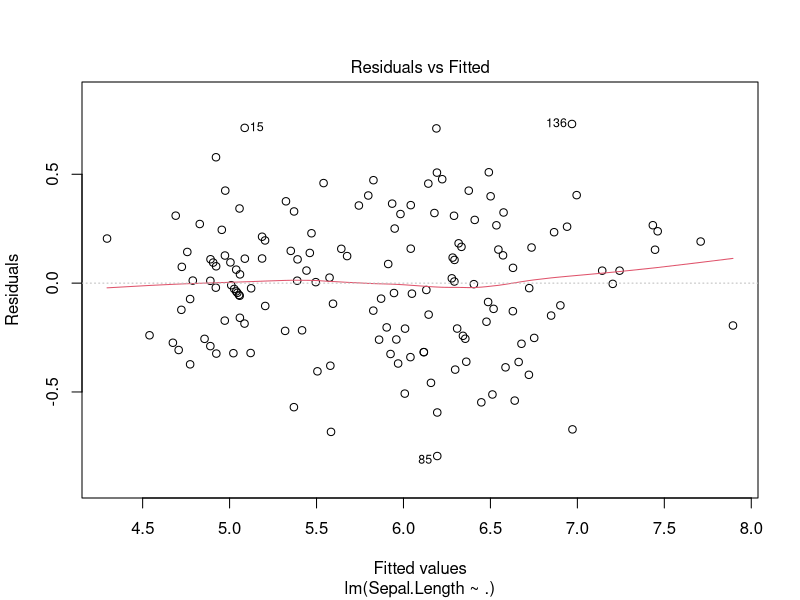
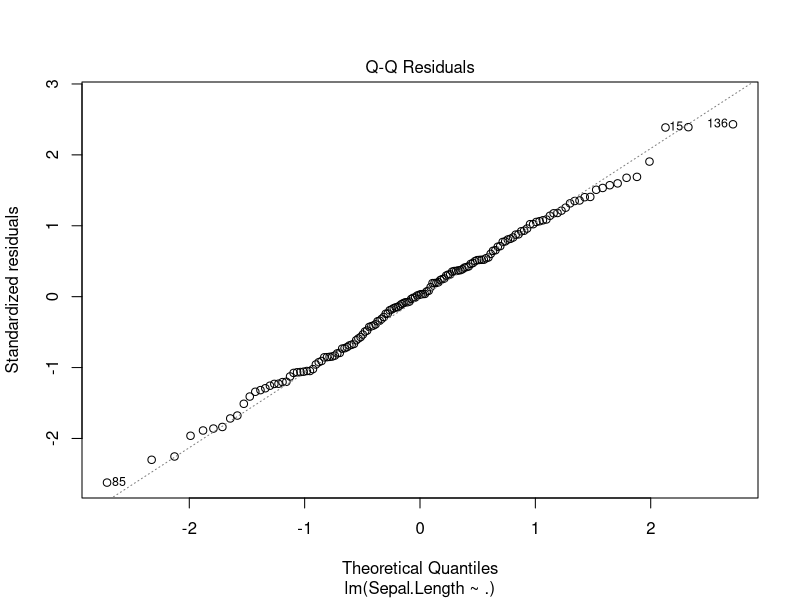
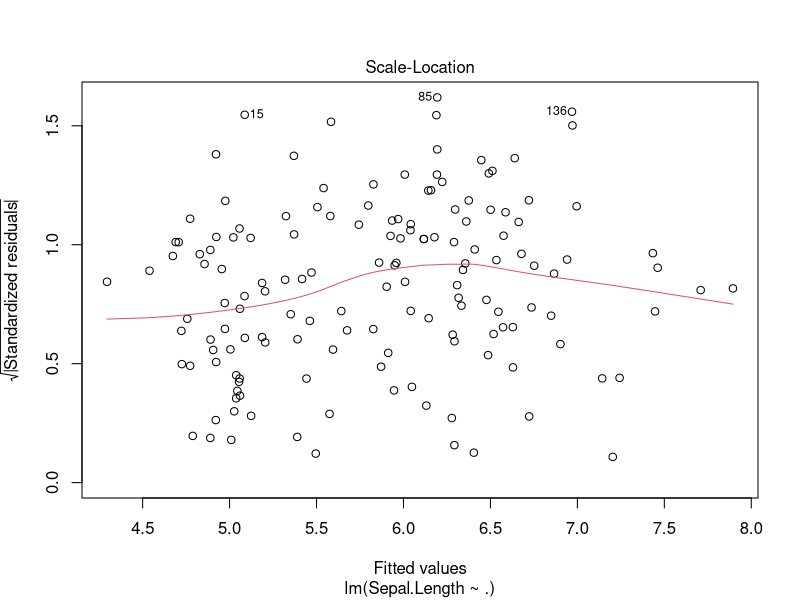
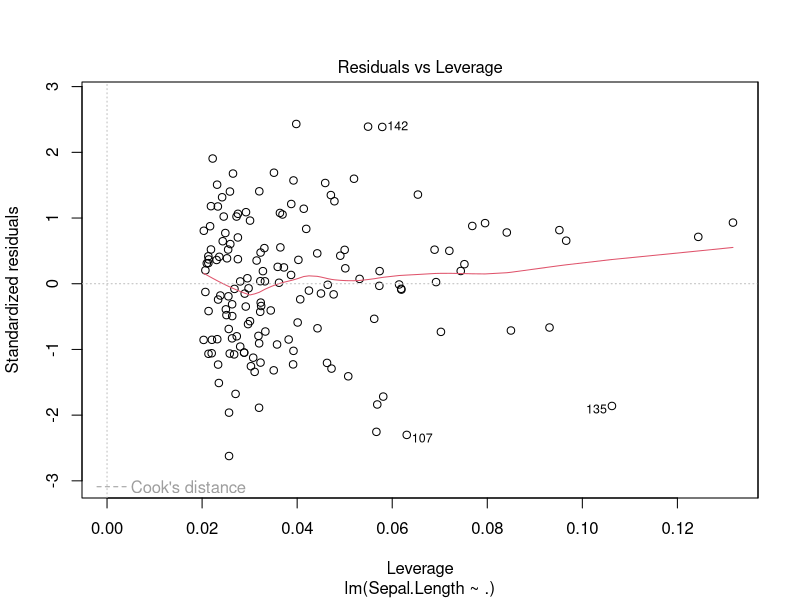

Write the R code that produced these figures, in order.
## Linear Regression with Iris
# y = Sepal.Length x = 그 외 변수 
lm_m = lm(Sepal.Length~., data=iris)

# 선형회귀 모델 요약 통계량
summary(lm_m)

# 선형회귀 분석의 4가지 가정 test
plot(lm_m)

